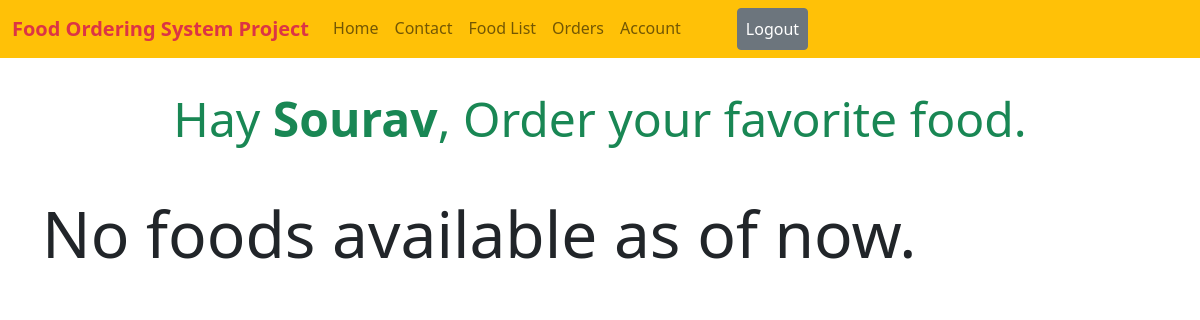
Page /foods/ (signed in) on the earlier database version.
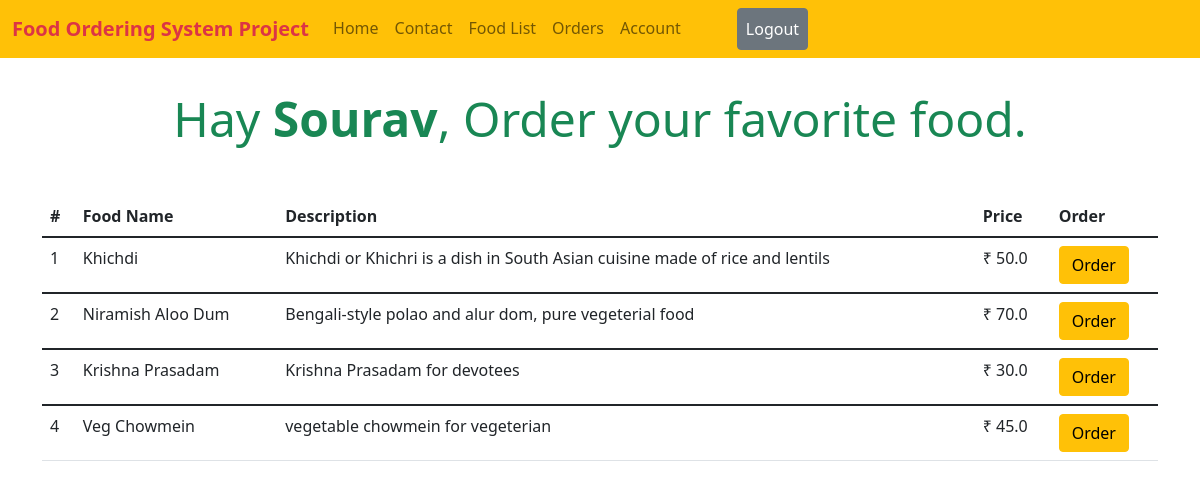
Same page on the later database version.
### food/models.py (models this page shows, shortened)
class Food(models.Model):
    name = models.CharField(max_length=500)
    desc = models.TextField()
    price = models.FloatField()

### food/views.py (the view)
# urls.py: path("", food_list, name="food.food_list"),
def food_list(request):
    context = {}
    foods = Food.objects.all()
    context['foods'] = foods
    return render(request, "food_list.html", context)

### food/templates/food_list.html
{% extends 'base.html' %}
{% block 'content' %}
<div class="container p-3 mt-3 mb-4">
    {% if request.user.is_authenticated %}
    <h2 class="display-5 text-center text-success">Hay <span class="fw-bold">{{ request.user.first_name }}</span>, Order
        your favorite food.</h2>
    {% else %}
    <h1 class="text-success display-4 text-center">Order your favorite food.</h1>
    <h4 class=" text-warning">First create an account, then order</h4>
    {% endif %}
</div>
{% if foods %}
<div class="container">
    <table class="table">
        <thead>
        <tr>
            <th scope="col">#</th>
            <th scope="col">Food Name</th>
            <th scope="col">Description</th>
            <th scope="col">Price</th>
            {% if request.user.is_authenticated %}
                <th scope="col">Order</th>
            {% endif %}
        </tr>
        </thead>
        {% for food in foods %}
        <tbody>
        <tr>
            <td>{{ forloop.counter }}</td>
            <td>{{ food.name }}</td>
            <td>{{ food.desc }}</td>
            <td>₹ {{ food.price }}</td>
            {% if request.user.is_authenticated %}
            <td>
                <form method="post" action="{% url 'food.order_food' food.id %}"> {% csrf_token %}
                    <button type="submit" class="btn btn-warning">Order</button>
                </form>
            </td>
            {% endif %}
        </tr>
        </tbody>
        {% endfor %}
    </table>
</div>
{% else %}
<div class="container">
    <h2 class="display-3">No foods available as of now.</h2>
</div>
{% endif %}
{% endblock 'content' %}

Differences in the rows shown:
added Food: name "Khichdi", desc "Khichdi or Khichri is a dish in South Asian cuisine made of rice and lentils", price "50.0"
added Food: name "Niramish Aloo Dum", desc "Bengali-style polao and alur dom, pure vegeterial food", price "70.0"
added Food: name "Krishna Prasadam", desc "Krishna Prasadam for devotees", price "30.0"
added Food: name "Veg Chowmein", desc "vegetable chowmein for vegeterian", price "45.0"
Other differences:
text no longer shown: "No foods available as of now."
text now shown: "# Food Name Description Price Order"
